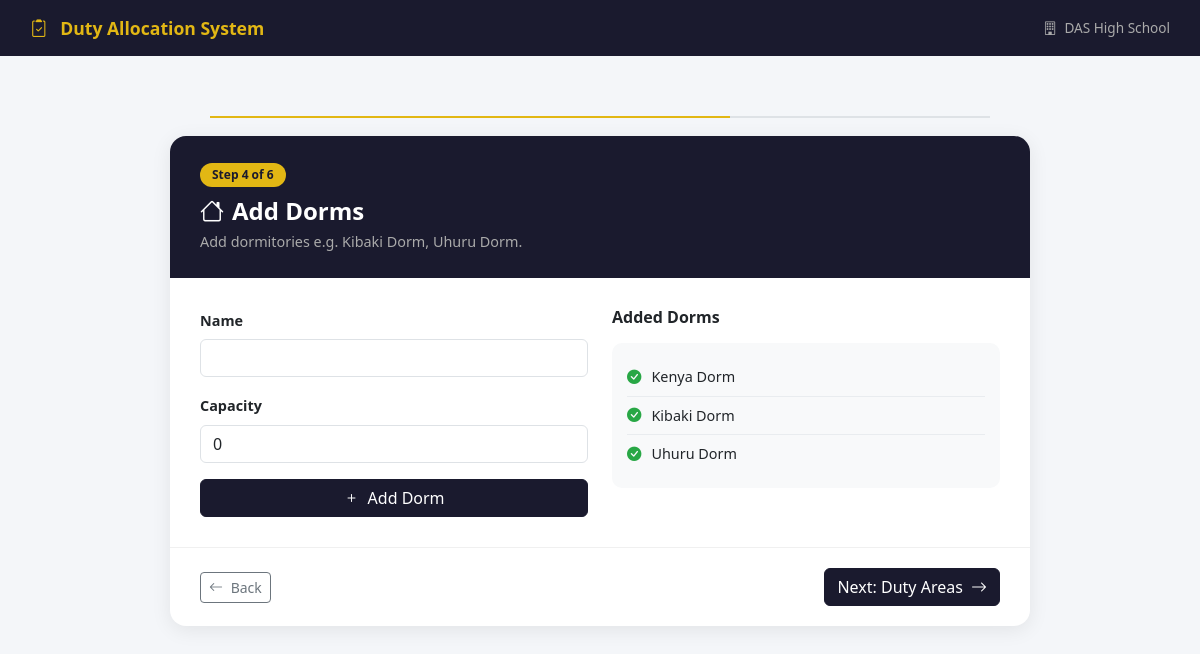
/schools/setup/dorms/ (signed in), run on the app's committed database.
### accounts/models.py (models this page shows, shortened)
class User(AbstractUser):
    ROLES = [
        ('superadmin', 'Super Admin'),
        ('admin', 'School Admin'),
        ('prefect', 'Prefect'),
    ]
    role = models.CharField(max_length=20, choices=ROLES, default='prefect')
    school = models.ForeignKey(
        'schools.School',
        on_delete=models.SET_NULL,
        null=True, blank=True,
        related_name='users'
    )

### schools/models.py (models this page shows)
class School(models.Model):
    name        = models.CharField(max_length=200)
    code        = models.CharField(max_length=20, unique=True)
    address     = models.TextField(blank=True)
    logo        = models.ImageField(upload_to='school_logos/', blank=True, null=True)
    motto       = models.CharField(max_length=200, blank=True)
    email = models.EmailField(unique=True, blank=True, default='')
    phone       = models.CharField(max_length=20, blank=True)
    is_active   = models.BooleanField(default=True)
    registered_at = models.DateTimeField(auto_now_add=True)
    def __str__(self):
        return self.name

### students/models.py (models this page shows, shortened)
class Dorm(models.Model):
    school   = models.ForeignKey(School, on_delete=models.CASCADE, related_name='dorms')
    name     = models.CharField(max_length=100)
    capacity = models.PositiveIntegerField(default=0)
    class Meta:
        unique_together = ('school', 'name')
        ordering = ['name']

### schools/wizard.py (the view, shortened to what this page needs)
# urls.py: path('setup/dorms/',        wizard.wizard_dorms,      name='wizard_dorms'),
@login_required
def wizard_dorms(request):
    school = get_school(request)
    wizard = get_or_create_wizard(school)
    form   = DormForm(request.POST or None)
    if 'next' in request.GET:
        if Dorm.objects.filter(school=school).exists():
            return redirect('wizard_duty_areas')
        else:
            messages.error(request, "Add at least one dorm before continuing.")
    existing = Dorm.objects.filter(school=school)
    return render(request, 'wizard/step_dorms.html', {
        'form':     form,
        'existing': existing,
        'wizard':   wizard,
        'step':     4,
    })

### students/forms.py
class DormForm(forms.ModelForm):
    class Meta:
        model  = Dorm
        fields = ['name', 'capacity']
    def __init__(self, *args, **kwargs):
        super().__init__(*args, **kwargs)
        add_bootstrap(self)

### schools/wizard.py (called while the page is built)
def get_or_create_wizard(school):
    wizard, _ = SetupWizard.objects.get_or_create(school=school)
    return wizard

def get_school(request):
    return request.user.school

### students/forms.py (called while the page is built)
def add_bootstrap(form):
    for field in form.fields.values():
        if hasattr(field.widget, 'attrs'):
            existing = field.widget.attrs.get('class', '')
            if 'form-control' not in existing and 'form-select' not in existing:
                if isinstance(field.widget, (forms.Select, forms.SelectMultiple)):
                    field.widget.attrs['class'] = 'form-select'
                else:
                    field.widget.attrs['class'] = 'form-control'
    return form

### templates/wizard/step_dorms.html (shortened to what this page needs)
{% extends 'wizard/base_wizard.html' %}
{% block wizard_content %}
<div class="wizard-card-header">
  <div class="step-badge">Step 4 of 6</div>
  <h4><i class="bi bi-house me-2"></i>Add Dorms</h4>
  <p>Add dormitories e.g. Kibaki Dorm, Uhuru Dorm.</p>
</div>
<div class="wizard-card-body">
  <div class="row g-4">
    <div class="col-md-6">
      <form method="post">
        {% for field in form %}
        <div class="mb-3">
          <label class="form-label">{{ field.label }}</label>
          {{ field }}
        </div>
        {% endfor %}
        <button type="submit" class="btn btn-primary w-100">
          <i class="bi bi-plus me-1"></i> Add Dorm
        </button>
      </form>
    </div>
    <div class="col-md-6">
      <h6 class="fw-bold mb-3">Added Dorms</h6>
      <div class="added-list">
        {% for d in existing %}
        <div class="added-item">
          <i class="bi bi-check-circle-fill"></i>{{ d.name }}
        </div>
        {% empty %}
        <div class="text-muted small">No dorms added yet.</div>
        {% endfor %}
      </div>
    </div>
  </div>
</div>
<div class="wizard-footer">
  <a href="{% url 'wizard_classes' %}" class="btn btn-outline-secondary btn-sm">
    <i class="bi bi-arrow-left me-1"></i> Back
  </a>
  {% if existing %}
  <a href="{% url 'wizard_dorms' %}?next=1" class="btn btn-primary">
    Next: Duty Areas <i class="bi bi-arrow-right ms-1"></i>
  </a>
  {% endif %}
</div>
{% endblock %}

### templates/wizard/base_wizard.html (shortened to what this page needs)
<!DOCTYPE html>
<html lang="en">
<head>
  <link href="https://cdn.jsdelivr.net/npm/bootstrap@5.3.0/dist/css/bootstrap.min.css" rel="stylesheet">
  <link href="https://cdn.jsdelivr.net/npm/bootstrap-icons@1.10.5/font/bootstrap-icons.css" rel="stylesheet">
</head>
<body>
<div class="wizard-header">
  <div class="brand">
    <i class="bi bi-clipboard2-check me-2"></i>
    Duty Allocation System
  </div>
  <div class="school">
    <i class="bi bi-building me-1"></i>
    {{ request.user.school }}
  </div>
</div>
<div class="wizard-container">
  <div class="progress-steps">
    <div class="progress-line" style="width: calc({{ step }} / 6 * (100% - 80px))"></div>
  </div>
  <div class="wizard-card">
    {% block wizard_content %}{% endblock %}
  </div>
</div>
</body>
</html>

### templates/wizard/base_wizard.html (style rules this page uses)
body { background: #f4f6f9; font-family: 'Segoe UI', sans-serif; }
.wizard-header { background: #1a1a2e; color: white; padding: 15px 30px; display: flex; align-items: center; justify-content: space-between; }
.wizard-header .brand { font-size: 1.1rem; font-weight: 700; color: #e2b714; }
.wizard-header .school { font-size: 0.85rem; color: #aaa; }
.wizard-container { max-width: 900px; margin: 40px auto; padding: 0 20px; }
.progress-steps { display: flex; justify-content: space-between; align-items: center; margin-bottom: 40px; position: relative; }
.progress-steps::before { content: ''; position: absolute; top: 20px; left: 40px; right: 40px; height: 2px; background: #dee2e6; z-index: 0; }
.progress-line { position: absolute; top: 20px; left: 40px; height: 2px; background: #e2b714; z-index: 1; transition: width 0.3s ease; }
.wizard-card { background: white; border-radius: 16px; box-shadow: 0 4px 20px rgba(0,0,0,0.08); overflow: hidden; }
.wizard-card-header { background: #1a1a2e; color: white; padding: 25px 30px; }
.wizard-card-header .step-badge { background: #e2b714; color: #1a1a2e; padding: 3px 12px; border-radius: 20px; font-size: 0.75rem; font-weight: 700; margin-bottom: 10px; display: inline-block; }
.wizard-card-header h4 { font-weight: 700; margin-bottom: 5px; }
.wizard-card-header p { color: #aaa; font-size: 0.9rem; margin: 0; }
.wizard-card-body { padding: 30px; }
.form-label { font-weight: 600; font-size: 0.9rem; }
.btn-primary { background: #1a1a2e; border-color: #1a1a2e; }
.added-list { background: #f8f9fa; border-radius: 10px; padding: 15px; }
.added-item { display: flex; align-items: center; padding: 8px 0; border-bottom: 1px solid #e9ecef; font-size: 0.9rem; }
.added-item:last-child { border-bottom: none; }
.added-item i { color: #28a745; margin-right: 10px; }
.wizard-footer { padding: 20px 30px; border-top: 1px solid #f0f0f0; display: flex; justify-content: space-between; align-items: center; }

### data on the page
User: user.school "DAS High School"
Dorm: name "Kenya Dorm"
Dorm: name "Kibaki Dorm"
Dorm: name "Uhuru Dorm"

### other printed values
{{ field.label }} "Name" "Capacity"
